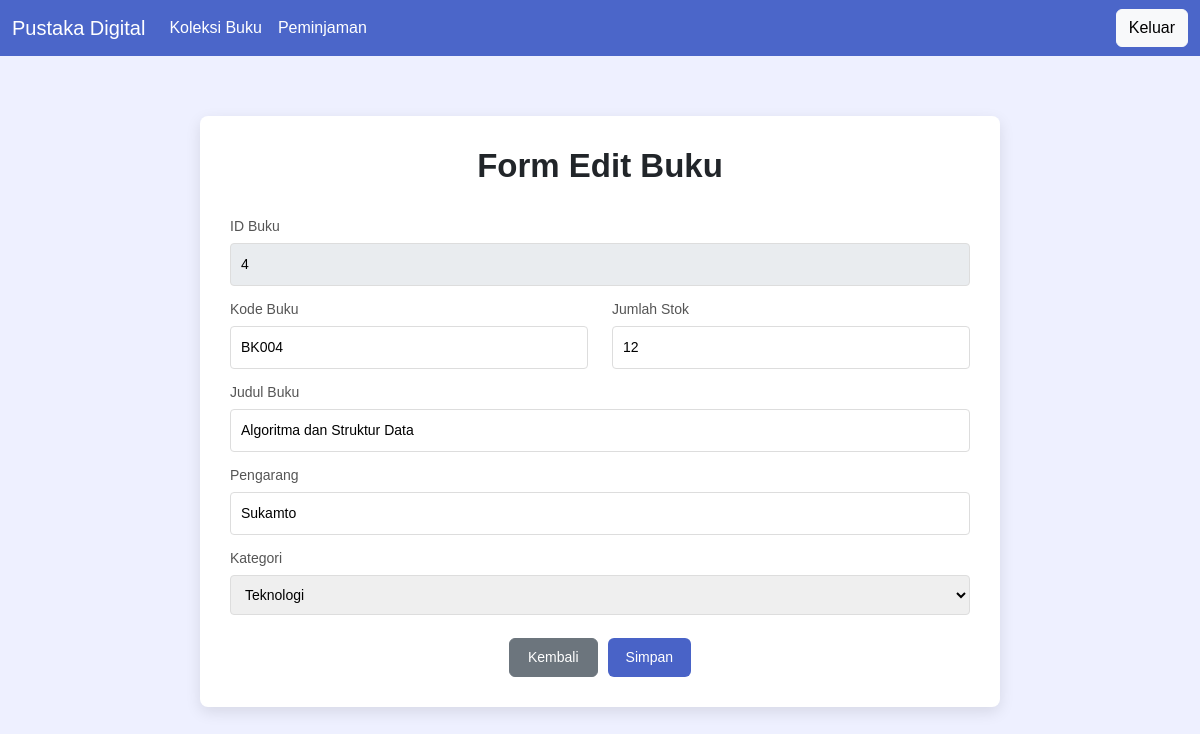
The app's page /edit.php?id=4 with its own data.
### tables this page shows
CREATE TABLE `buku` (
  `id` int(11) NOT NULL,
  `kode_buku` varchar(20) DEFAULT NULL,
  `judul` varchar(255) DEFAULT NULL,
  `pengarang` varchar(255) DEFAULT NULL,
  `kategori` varchar(100) DEFAULT NULL,
  `stok` int(11) DEFAULT NULL
);

### edit.php (the view, shortened to what this page needs)
<?php
    include 'koneksi.php';
    $id = $_GET['id'];
    $query = mysqli_query($koneksi,"SELECT * FROM buku WHERE id='$id'");
    $data = mysqli_fetch_assoc($query);
?>
<!DOCTYPE html>
<html lang="en">
<head>
    <link href="https://cdn.jsdelivr.net/npm/bootstrap@5.3.8/dist/css/bootstrap.min.css" rel="stylesheet">    <link rel="stylesheet" href="https://cdn.jsdelivr.net/npm/bootstrap-icons@1.13.1/font/bootstrap-icons.min.css">
    <link rel="stylesheet" href="style.css">
</head>
<body>
    <nav class="navbar navbar-expand-lg" data-bs-theme="dark">
        <div class="container-fluid">
            <a class="navbar-brand" href="#">Pustaka Digital</a>
            <div class="collapse navbar-collapse" id="navbarSupportedContent">
                <ul class="navbar-nav me-auto mb-2 mb-lg-0">
                <li class="nav-item">
                    <a class="nav-link active" aria-current="page" href="koleksi.php">Koleksi Buku</a>
                </li>
                <li class="nav-item">
                    <a class="nav-link active" aria-current="page" href="peminjaman.php">Peminjaman</a>
                </li>
                </ul>
                <a href="index.php" class="btn btn-light">Keluar</a>
            </div>
        </div>
    </nav>
    <div class="edit-container">
        <div class="edit-card">
            <h1>Form Edit Buku</h1>
            <form action="proses_edit.php" method="POST">
                <label>ID Buku</label>
                <input type="text" value="<?php echo $data['id']; ?>" class="form-input gray-input" readonly>
                <div class="row">
                    <div class="col-md-6">
                        <label>Kode Buku</label>
                        <input type="text" name="kode_buku" value="<?php echo $data['kode_buku']; ?>" class="form-input">
                    </div>
                    <div class="col-md-6">
                        <label>Jumlah Stok</label>
                        <input type="number" name="stok" value="<?php echo $data['stok']; ?>" class="form-input">
                    </div>
                </div>
                <label>Judul Buku</label>
                <input type="text" name="judul" value="<?php echo $data['judul']; ?>" class="form-input">
                <label>Pengarang</label>
                <input type="text" name="pengarang" value="<?php echo $data['pengarang']; ?>" class="form-input">
                <label>Kategori</label>
                <select name="kategori" class="form-input">
                    <option value="Teknologi"
                    <?php
                    if($data['kategori'] == 'Teknologi'){
                        echo "selected";
                    }
                    ?>
                    >Teknologi</option>
                </select>
                <div class="button-box">
                    <a href="koleksi.php" class="btn btn-secondary">Kembali</a>
                    <button type="submit" class="btn btn-primary">Simpan</button>
                </div>
            </form>
        </div>
    </div>
</body>
</html>

### style.css (style rules this page uses)
* { margin: 0; padding: 0; box-sizing: border-box; font-family: Arial, Helvetica, sans-serif; }
body { background: #eef0ff; }
label { display: block; font-size: 15px; color: #555; margin-bottom: 5px; }
.navbar { width: 100%; background: #4b66c9; display: flex; justify-content: space-between; align-items: center; }
.form-input { width: 100%; padding: 10px; margin-bottom: 18px; border: 1px solid #ddd; border-radius: 4px; outline: none; font-size: 14px; }
.btn-primary { background: #4963c7; border: none; padding: 8px 18px; font-size: 14px; }
.btn-secondary { padding: 8px 18px; font-size: 14px; }
.edit-container { display: flex; justify-content: center; padding: 60px 30px; }
.edit-card { width: 100%; max-width: 800px; background: white; padding: 30px; border-radius: 8px; box-shadow: 0 5px 15px rgba(0, 0, 0, 0.1); }
.edit-card h1 { text-align: center; font-size: 33px; font-weight: bold; margin-bottom: 30px; }
.edit-card label { margin-bottom: 6px; font-size: 14px; color: #555; }
.form-input { width: 100%; padding: 10px; border: 1px solid #ddd; border-radius: 4px; margin-bottom: 13px; outline: none; }
.gray-input { background: #e9ecef; }
.button-box { display: flex; justify-content: center; gap: 10px; margin-top: 10px; }

### records on screen
buku: id "4", kode_buku "BK004", stok "12", judul "Algoritma dan Struktur Data", pengarang "Sukamto", kategori "Teknologi"
